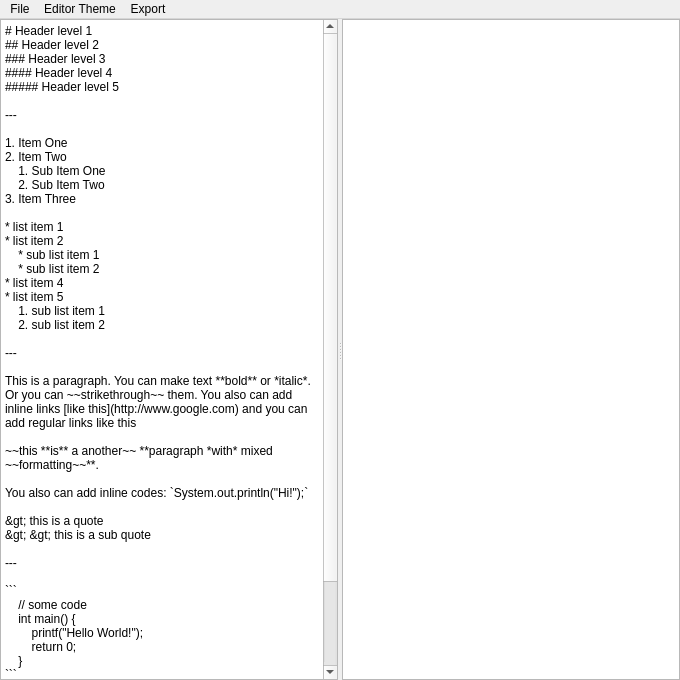
<?xml version="1.0" encoding="UTF-8"?>
<ui version="4.0">
 <class>NewNoteWindow</class>
 <widget class="QMainWindow" name="NewNoteWindow">
  <property name="geometry">
   <rect>
    <x>0</x>
    <y>0</y>
    <width>680</width>
    <height>680</height>
   </rect>
  </property>
  <property name="windowTitle">
   <string>New Note</string>
  </property>
  <property name="windowIcon">
   <iconset>
    <normaloff>QuickNote_icon.ico</normaloff>QuickNote_icon.ico</iconset>
  </property>
  <widget class="QWidget" name="centralwidget">
   <layout class="QHBoxLayout" name="horizontalLayout">
    <property name="leftMargin">
     <number>0</number>
    </property>
    <property name="topMargin">
     <number>0</number>
    </property>
    <property name="rightMargin">
     <number>0</number>
    </property>
    <property name="bottomMargin">
     <number>0</number>
    </property>
    <item>
     <widget class="QSplitter" name="splitter">
      <property name="orientation">
       <enum>Qt::Horizontal</enum>
      </property>
      <widget class="QPlainTextEdit" name="txtInput">
       <property name="plainText">
        <string># Header level 1
## Header level 2
### Header level 3
#### Header level 4
##### Header level 5

---

1. Item One
2. Item Two
    1. Sub Item One
    2. Sub Item Two
3. Item Three

* list item 1
* list item 2
    * sub list item 1
    * sub list item 2
* list item 4
* list item 5 
    1. sub list item 1
    2. sub list item 2

---

This is a paragraph. You can make text **bold** or *italic*. Or you can ~~strikethrough~~ them. You also can add inline links [like this](http://www.google.com) and you can add regular links like this &lt;https://www.google.com/?q=dogs&gt;

~~this **is** a another~~ **paragraph *with* mixed ~~formatting~~**.

You also can add inline codes: `System.out.println(&quot;Hi!&quot;);`

&gt; this is a quote
&gt; &gt; this is a sub quote

---

```
    // some code
    int main() {
        printf(&quot;Hello World!&quot;);
        return 0;
    }
```
```java
    System.out.println(&quot;You can add language like that
	to use syntax highlighting on HTML exports&quot;);
```

___</string>
       </property>
       <property name="tabStopWidth">
        <number>40</number>
       </property>
      </widget>
      <widget class="QTextBrowser" name="previewWindow">
       <property name="styleSheet">
        <string notr="true"/>
       </property>
       <property name="html">
        <string>&lt;!DOCTYPE HTML PUBLIC &quot;-//W3C//DTD HTML 4.0//EN&quot; &quot;http://www.w3.org/TR/REC-html40/strict.dtd&quot;&gt;
&lt;html&gt;&lt;head&gt;&lt;meta name=&quot;qrichtext&quot; content=&quot;1&quot; /&gt;&lt;style type=&quot;text/css&quot;&gt;
p, li { white-space: pre-wrap; }
&lt;/style&gt;&lt;/head&gt;&lt;body style=&quot; font-family:'.SF NS Text'; font-size:13pt; font-weight:400; font-style:normal;&quot;&gt;
&lt;p style=&quot;-qt-paragraph-type:empty; margin-top:0px; margin-bottom:12px; margin-left:0px; margin-right:0px; -qt-block-indent:0; text-indent:0px;&quot;&gt;&lt;br /&gt;&lt;/p&gt;&lt;/body&gt;&lt;/html&gt;</string>
       </property>
      </widget>
     </widget>
    </item>
   </layout>
  </widget>
  <widget class="QMenuBar" name="menubar">
   <property name="geometry">
    <rect>
     <x>0</x>
     <y>0</y>
     <width>680</width>
     <height>22</height>
    </rect>
   </property>
   <widget class="QMenu" name="menuFile">
    <property name="title">
     <string>File</string>
    </property>
    <addaction name="actionSave"/>
    <addaction name="actionChange_Font"/>
    <addaction name="actionPreview"/>
    <addaction name="actionPretty_Preview"/>
   </widget>
   <widget class="QMenu" name="menuExport">
    <property name="title">
     <string>Export</string>
    </property>
    <addaction name="actionHTML"/>
    <addaction name="actionPDF"/>
    <addaction name="actionDOCX"/>
   </widget>
   <widget class="QMenu" name="menuEditor_Theme">
    <property name="title">
     <string>Editor Theme</string>
    </property>
    <addaction name="actionSet_Background_Color"/>
    <addaction name="actionSet_Font_Color"/>
   </widget>
   <addaction name="menuFile"/>
   <addaction name="menuEditor_Theme"/>
   <addaction name="menuExport"/>
  </widget>
  <action name="actionSave">
   <property name="text">
    <string>Save</string>
   </property>
   <property name="shortcut">
    <string>Ctrl+S</string>
   </property>
  </action>
  <action name="actionHTML">
   <property name="text">
    <string>HTML</string>
   </property>
  </action>
  <action name="actionDOCX">
   <property name="text">
    <string>DOCX</string>
   </property>
   <property name="toolTip">
    <string>Requires pandoc</string>
   </property>
  </action>
  <action name="actionChange_Font">
   <property name="text">
    <string>Change Font</string>
   </property>
  </action>
  <action name="actionPreview">
   <property name="checkable">
    <bool>true</bool>
   </property>
   <property name="text">
    <string>Preview</string>
   </property>
   <property name="shortcut">
    <string>Ctrl+P</string>
   </property>
  </action>
  <action name="actionPretty_Preview">
   <property name="text">
    <string>Pretty Preview</string>
   </property>
  </action>
  <action name="actionPDF">
   <property name="text">
    <string>PDF</string>
   </property>
   <property name="shortcut">
    <string>Ctrl+Shift+P</string>
   </property>
  </action>
  <action name="actionSet_Background_Color">
   <property name="text">
    <string>Set Background Color</string>
   </property>
  </action>
  <action name="actionSet_Font_Color">
   <property name="text">
    <string>Set Font Color</string>
   </property>
  </action>
 </widget>
 <resources/>
 <connections/>
</ui>
